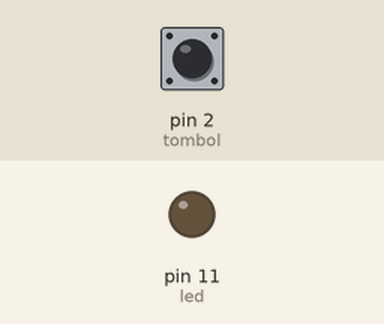
The sketch below on a simulated Arduino Uno, built with avr-gcc and run on an emulated ATmega328P. Parts: output pins drawn as LEDs (lit = HIGH). The inputs (shaded band) are chosen by the test bench; at power-on: pin 2 (tombol) HIGH.

Above: at 1.2 s.
1.3 s: pin 2 (tombol) pulled LOW for 0.15 s
At 1.37 s:
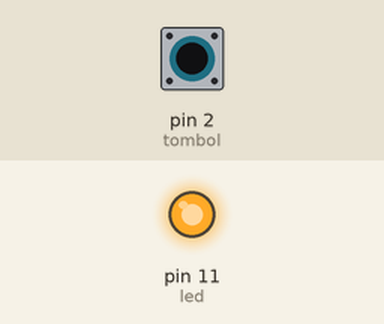
2.9 s: pin 2 (tombol) pulled LOW for 3.2 s
At 6.8 s:
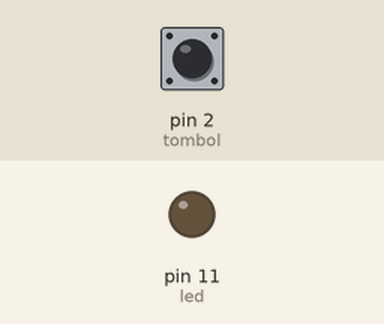
Timing chart, 0 to 8.3 s (numbered marks = the images above; inputs shaded):
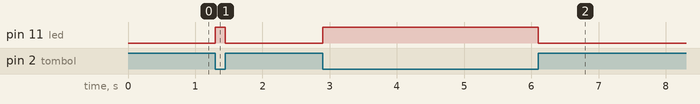

Measured:
- after the input at 1.3 s, pin 11 (led): LOW → HIGH at once, → LOW 0.15 s later
- after the input at 2.9 s, pin 11 (led): LOW → HIGH at once, → LOW 3.2 s later

The sketch:

4.ino
```cpp
int led=11;
int tombol=2;
void setup(){ pinMode(led,OUTPUT); pinMode(tombol,INPUT);
}
void loop(){
if(digitalRead(tombol)==LOW){ digitalWrite(led,HIGH);
} else{
digitalWrite(led,LOW);
}
}
```
